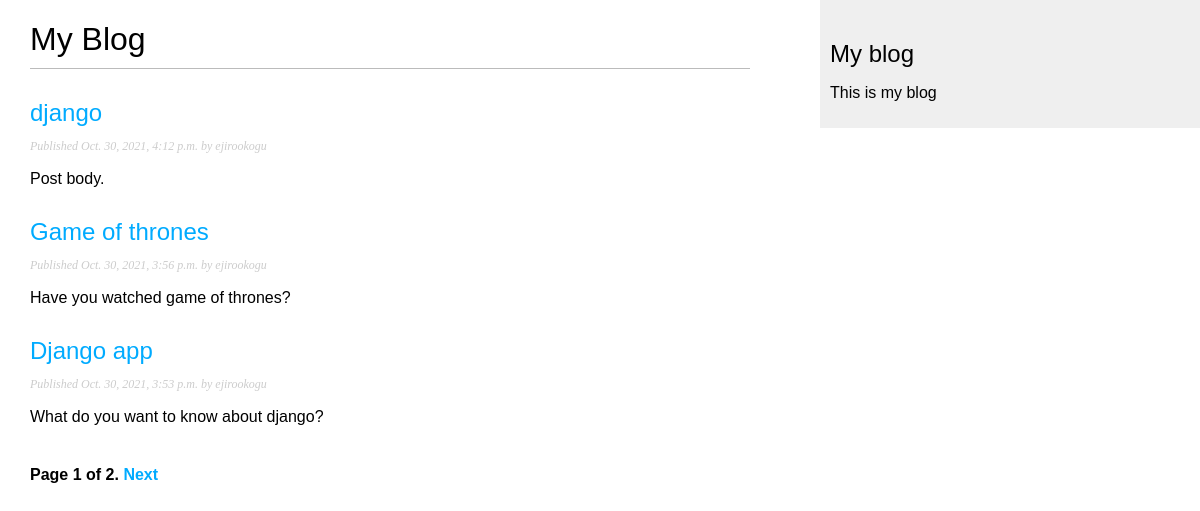
Screenshot of /blog/ with the database file from the repository.
### blog/models.py (models this page shows, shortened)
class Post(models.Model):
    STATUS_CHOICES = (
        ('draft', 'Draft'),
        ('published', 'Published'),
    )
    title = models.CharField(max_length=250)
    slug = models.SlugField(max_length=250, unique_for_date='publish')
    author = models.ForeignKey(User, on_delete=models.CASCADE, related_name='blog_posts')
    body = models.TextField()
    publish = models.DateTimeField(default=timezone.now)
    created = models.DateTimeField(auto_now_add=True)
    updated = models.DateTimeField(auto_now=True)
    status = models.CharField(max_length=10, choices=STATUS_CHOICES, default='draft')
    objects = models.Manager() # The default manager.
    published = PublishedManager() # Our custom manager.
    class Meta:
        ordering = ('-publish',)
    def get_absolute_url(self):
        return reverse('blog:post_detail',
                       args=[self.publish.year,
                             self.publish.month,
                             self.publish.day, self.slug])

### blog/views.py (the view)
# urls.py: path('', views.post_list, name='post_list'),
def post_list(request):
    object_list = Post.published.all()
    paginator = Paginator(object_list, 3) # 3 posts in each page
    page = request.GET.get('page')
    try:
        posts = paginator.page(page)
    except PageNotAnInteger:
        posts = paginator.page(1)
    except EmptyPage:
        posts = paginator.page(paginator.num_pages)
    return render(request,
                 'blog/post/list.html',
                 {'page': page,
                  'posts': posts})

### blog/models.py (called while the page is built)
    def get_queryset(self):
        return super(PublishedManager,
                     self).get_queryset()\
                          .filter(status='published')

### blog/templates/blog/post/list.html (shortened to what this page needs)
{% extends "blog/base.html" %}
{% block content %}
  <h1>My Blog</h1>
  {% for post in posts %}
     <h2>
        <a href="{{ post.get_absolute_url }}">
            {{ post.title}}
        </a>
     </h2>
     <p class="date">
        Published {{ post.publish }} by {{ post.author }}
     </p>
        {{ post.body|truncatewords:30|linebreaks }}
   {% endfor %}
   {% include "pagination.html" with page=posts %}
{% endblock %}

### blog/templates/blog/base.html (shortened to what this page needs)
{% load static %}
<!DOCTYPE html>
<html>
<head>
    <link href="{% static "css/blog.css" %}" rel="stylesheet">
</head>
<body>
  <div id="content">
      {% block content %}
      {% endblock %}
  </div>
  <div id="sidebar">
      <h2>My blog</h2>
      <p>This is my blog</p>
  </div>
</body>
</html>

### blog/templates/pagination.html (shortened to what this page needs)
<div class="pagination">
    <span class="step-links">
      <span class="current">
        Page {{ page.number }} of {{ page.paginator.num_pages }}.
      </span>
      {% if page.has_next %}
        <a href="?page={{ page.next_page_number }}">Next</a>
      {% endif %}
    </span>
  </div>

### blog/static/css/blog.css (style rules this page uses)
body { margin:0; padding:0; font-family:helvetica, sans-serif; }
a { color:#00abff; text-decoration:none; }
h1 { font-weight:normal; border-bottom:1px solid #bbb; padding:0 0 10px 0; }
h2 { font-weight:normal; margin:30px 0 0; }
#content { float:left; width:60%; padding:0 0 0 30px; }
#sidebar { float:right; width:30%; padding:10px; background:#efefef; height:100%; }
p.date { color:#ccc; font-family: georgia, serif; font-size: 12px; font-style: italic; }
.pagination { margin:40px 0; font-weight:bold; }

### rows the page displays
Post: title "django", publish "Oct. 30, 2021, 4:12 p.m.", author "ejirookogu", body "Post body."
Post: title "Game of thrones", publish "Oct. 30, 2021, 3:56 p.m.", author "ejirookogu", body "Have you watched game of thrones?"
Post: title "Django app", publish "Oct. 30, 2021, 3:53 p.m.", author "ejirookogu", body "What do you want to know about django?"

### other values shown
{{ page.number }} "1"
{{ page.paginator.num_pages }} "2"
